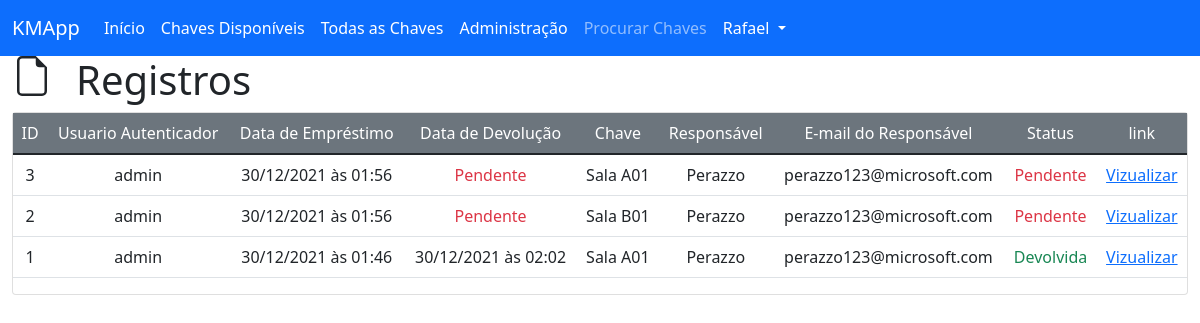
The page /view/registries (signed in) on the database its author committed.
### key_manager/models/registry.py (models this page shows, shortened)
class Registry(db.Model):
    __tablename__ = 'registries'
    id = db.Column(db.Integer, primary_key=True)
    user_id = db.Column(db.Integer, db.ForeignKey('users.id'), nullable=False)
    key_loan_date = db.Column(db.DateTime, nullable=False, default=datetime.utcnow)
    key_return_date = db.Column(db.DateTime, nullable=True)
    key_id = db.Column(db.Integer, db.ForeignKey('keys.id'), nullable=False)
    holder_name = db.Column(db.String(100), nullable=False)
    holder_email = db.Column(db.String(100), nullable=True)

### key_manager/models/user.py (models this page shows, shortened)
class User(db.Model):
    __tablename__ = 'users'
    id = db.Column(db.Integer, primary_key=True)
    name = db.Column(db.String(100), unique=False, nullable=False)
    username = db.Column(db.String(100), unique=True, nullable=False)
    email = db.Column(db.String(100), unique=True, nullable=False)
    phone = db.Column(db.String(20), nullable=True)
    password = db.Column(db.String(100), unique=True, nullable=False)
    creation_date = db.Column(db.DateTime, nullable=False, default=datetime.utcnow)
    '''
        Usertype pode ser Três master possui todas as permissões,
        E admin possui menos permissões e normal não possui permissões
    '''
    usertype = db.Column(db.String(6), default="normal")

### key_manager/models/key.py (models this page shows, shortened)
class Key(db.Model):
    __tablename__ = 'keys'
    id = db.Column(db.Integer, primary_key=True)
    key_category_id = db.Column(db.Integer, db.ForeignKey("categories.id"))
    key_avaliable = db.Column(db.Boolean, default=True)
    name = db.Column(db.String(100), unique=False, nullable=False)
    slug = db.Column(db.String(100), unique=True, nullable=False)
    creation_date = db.Column(db.DateTime, nullable=False, default=datetime.utcnow)

### key_manager/routes/views.py (the view)
@view.route("/registries")
def viewAllRegistries():
    registries = Registry.query.order_by(Registry.key_loan_date.desc()).all()
    key = Key.query
    user = User.query
    return render_template("view/registries.html", registries=registries, key=key, user=user, hidden_footer=True, title="Registros")

### key_manager/templates/view/registries.html
{% extends 'base.html' %}
{% block content %}
<div class="row">
    <svg xmlns="http://www.w3.org/2000/svg" width="40" height="40" fill="currentColor" class="bi bi-file-earmark col-auto" viewBox="0 0 16 16">
        <path d="M14 4.5V14a2 2 0 0 1-2 2H4a2 2 0 0 1-2-2V2a2 2 0 0 1 2-2h5.5L14 4.5zm-3 0A1.5 1.5 0 0 1 9.5 3V1H4a1 1 0 0 0-1 1v12a1 1 0 0 0 1 1h8a1 1 0 0 0 1-1V4.5h-2z"/>
    </svg>
    <h1 class="col-auto">Registros</h1>
</div>
<div class="card">
    <div class="car-body">
        <table class="table">
            <thead class="bg-secondary text-white">
                <tr>
                    <td class="col-auto text-center">ID</td>
                    <td class="col-auto text-center">Usuario Autenticador</td>
                    <td class="col-auto text-center">Data de Empréstimo</td>
                    <td class="col-auto text-center">Data de Devolução</td>
                    <td class="col-auto text-center">Chave</td>
                    <td class="col-auto text-center">Responsável</td>
                    <td class="col-auto text-center">E-mail do Responsável</td>
                    <td class="col-auto text-center">Status</td>
                    <td class="col-auto text-center">link</td>
                </tr>
            </thead>
            <tbody>
                {% for registry in registries %}
                <tr>
                    <td class="col-auto text-center">{{ registry.id }}</td>
                    <td class="col-auto text-center">{{ user.filter_by(id=registry.user_id).first().username }}</td>
                    <td class="col-auto text-center">{{ registry.key_loan_date.strftime("%d/%m/%Y às %H:%M") }}</td>
                    <td class="col-auto text-center">
                        {% if registry.key_return_date == none %}
                        <span class="text-danger">Pendente</span>
                        {% else %}
                        {{ registry.key_return_date.strftime("%d/%m/%Y às %H:%M") }}
                        {% endif %}
                    </td>
                    <td class="col-auto text-center">{{ key.filter_by(id=registry.key_id).first().name }}</td>
                    <td class="col-auto text-center">{{ registry.holder_name }}</td>
                    <td class="col-auto text-center">{{ registry.holder_email }}</td>
                    <td class="col-auto text-center">
                        {% if registry.key_return_date == none %}
                        <span class="text-danger">Pendente</span>
                        {% else %}
                        <span class="text-success">Devolvida</span>
                        {% endif %}
                    </td>
                    <td class="col-auto text-center"><a href="{{url_for('view.viewReg', reg_id=registry.id)}}">Vizualizar</a></td>
                </tr>
            {% endfor %}
            </tbody>
        </table>
    </div>
</div>
{% endblock %}

### rows shown on the page
Registry: id "3", key_loan_date "30/12/2021 às 01:56", shows "Pendente", filter_by "Sala A01", holder_name "Perazzo", holder_email "perazzo123@microsoft.com"
User: filter_by "admin"
Registry: id "2", key_loan_date "30/12/2021 às 01:56", shows "Pendente", holder_name "Perazzo", holder_email "perazzo123@microsoft.com"
Key: filter_by "Sala B01"
Registry: id "1", key_loan_date "30/12/2021 às 01:46", key_return_date "30/12/2021 às 02:02", filter_by "Sala A01", holder_name "Perazzo", holder_email "perazzo123@microsoft.com", shows "Devolvida"

### other values the page prints
{{ session.get('user_name') }} "Rafael"
